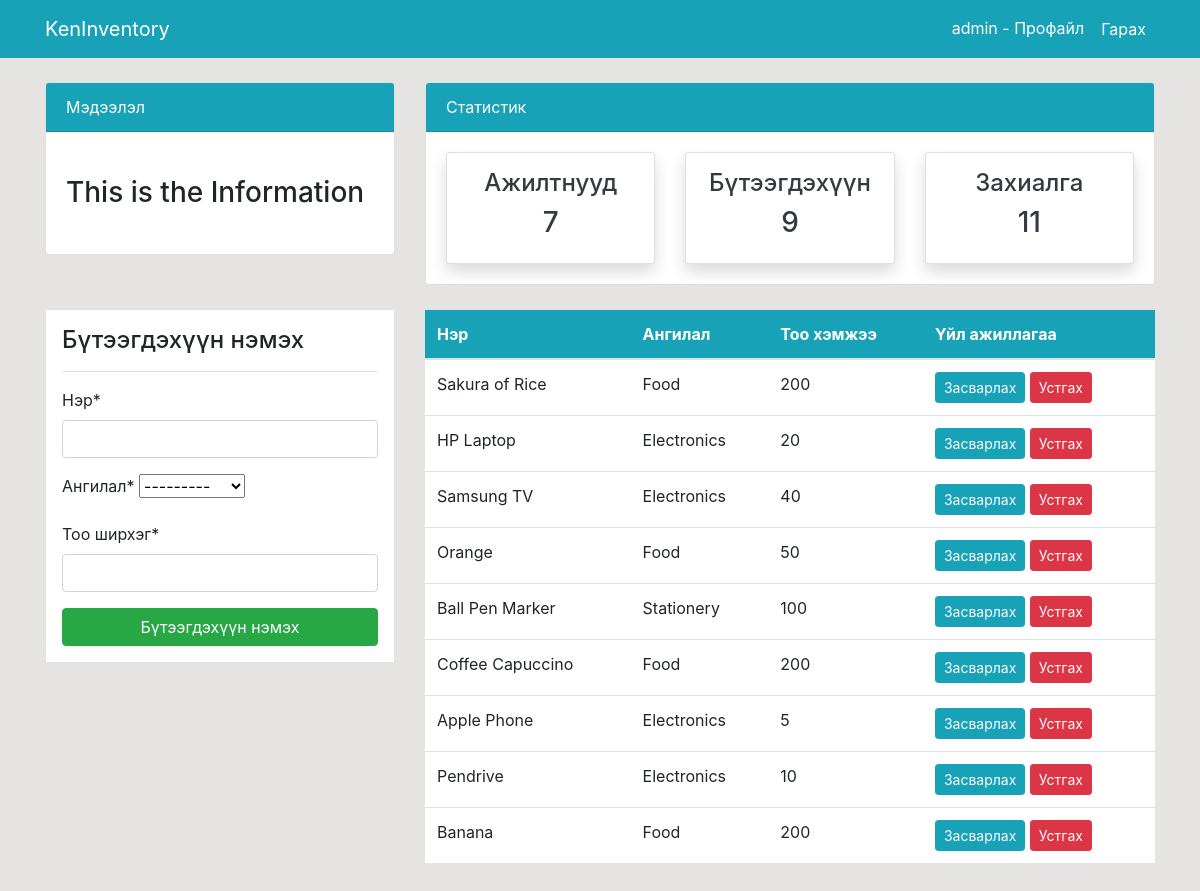
/product/ (signed in), run on the app's committed database.
### dashboard/models.py (models this page shows, shortened)
class Product(models.Model):
    name = models.CharField(max_length=100, null= True)
    category = models.CharField(max_length=20, choices=CATEGORY, null = True)
    quantity = models.PositiveIntegerField(null= True)
    class Meta:
        verbose_name_plural = 'Product'

### dashboard/views.py (the view)
# urls.py: path('product/', views.product, name='dashboard-product'),
@login_required
def product(request):
    items = Product.objects.all()
    products_count = items.count()
    workers_count = User.objects.all().count()
    orders_count = Order.objects.all().count()
    if request.method == 'POST':
        form = ProductForm(request.POST)
        if form.is_valid():
            form.save()
            product_name = form.cleaned_data.get('name')
            messages.success(request, f'{product_name} - амжилттай нэмэгдсэн!')
            return redirect('dashboard-product')
    else:
        form = ProductForm()
    context = {
        'items': items,
        'form': form,
        'workers_count': workers_count,
        'orders_count': orders_count,
        'product_count': products_count,
    }
    return render(request, 'dashboard/product.html', context)

### dashboard/forms.py
class ProductForm(forms.ModelForm):
    class Meta:
        model = Product
        fields = ['name','category','quantity']
        labels = {
            'name': 'Нэр',
            'category': 'Ангилал',
            'quantity': 'Тоо ширхэг',
        }

### templates/dashboard/product.html (shortened to what this page needs)
{% extends  'partials/base.html' %}
{% load crispy_forms_tags %}
{% block content %}
{% include 'partials/topnav.html' %}
    <div class="container">
        <div class="row my-4">
            <div class="col-md-4">
                <div class="border bg-white p-3">
                    <h4>Бүтээгдэхүүн нэмэх</h4>
                    <hr>
                    <form method="POST">
                        {{ form|crispy }}
                        <input class="btn btn-success btn-block" type="submit" value="Бүтээгдэхүүн нэмэх">
                    </form>
                </div>
            </div>
            <div class="col-md-8">
                <table class="table bg-white">
                    <thead class="bg-info">
                        <tr class="text-white">
                            <th scope="col">Нэр</th>
                            <th scope="col">Ангилал</th>
                            <th scope="col">Тоо хэмжээ</th>
                            <th scope="col">Үйл ажиллагаа</th>
                        </tr>
                    </thead>
                    <tbody>
                        {% for item in items %}
                        <tr>
                            <td>{{ item.name }}</td>
                            <td>{{ item.category}}</td>
                            <td>{{ item.quantity}}</td>
                            <td>
                                <a class="btn btn-info btn-sm" href="{% url 'dashboard-product-update' item.id  %}">Засварлах</a>
                                <a class="btn btn-danger btn-sm" href="{% url 'dashboard-product-delete' item.id  %}">Устгах</a>
                            </td>
                        </tr>
                        {% endfor %}
                    </tbody>
                </table>
            </div>
        </div>
    </div>
{% endblock %}

### templates/partials/nav.html (shortened to what this page needs)
<nav class="navbar navbar-expand-lg navbar-info bg-info">
    <div class="container">
        {% if user.is_authenticated %}
        <a class="navbar-brand text-white" href="{% url 'dashboard-index' %}">KenInventory</a>
        <div class="collapse navbar-collapse" id="navbarSupportedContent">
            <ul class="navbar-nav ml-auto">
                <li class="nav-item active">
                    <a class="nav-link text-white" href="{% url 'user-profile' %}">{{ user.username }}  - Профайл
                        <span class="sr-only">(current)</span></a>
                </li>
                <li class="nav-item">
                    <form method="POST" action="{% url 'user-logout' %}">
                        <button type="submit" class="nav-link btn btn-link text-white" ;">Гарах</button>
                    </form>
                </li>
            </ul>
            {% endif %}
        </div>
    </div>
</nav>

### static/style.css (style rules this page uses)
body { background: rgb(230, 227, 227); }

### data on the page
Product: name "Sakura of Rice", category "Food", quantity "200"
Product: name "HP Laptop", category "Electronics", quantity "20"
Product: name "Samsung TV", category "Electronics", quantity "40"
Product: name "Orange", category "Food", quantity "50"
Product: name "Ball Pen Marker", category "Stationery", quantity "100"
Product: name "Coffee Capuccino", category "Food", quantity "200"
Product: name "Apple Phone", category "Electronics", quantity "5"
Product: name "Pendrive", category "Electronics", quantity "10"
Product: name "Banana", category "Food", quantity "200"

### other printed values
{{ user.username }} "admin"
{{ workers_count }} "7"
{{ product_count }} "9"
{{ orders_count }} "11"
